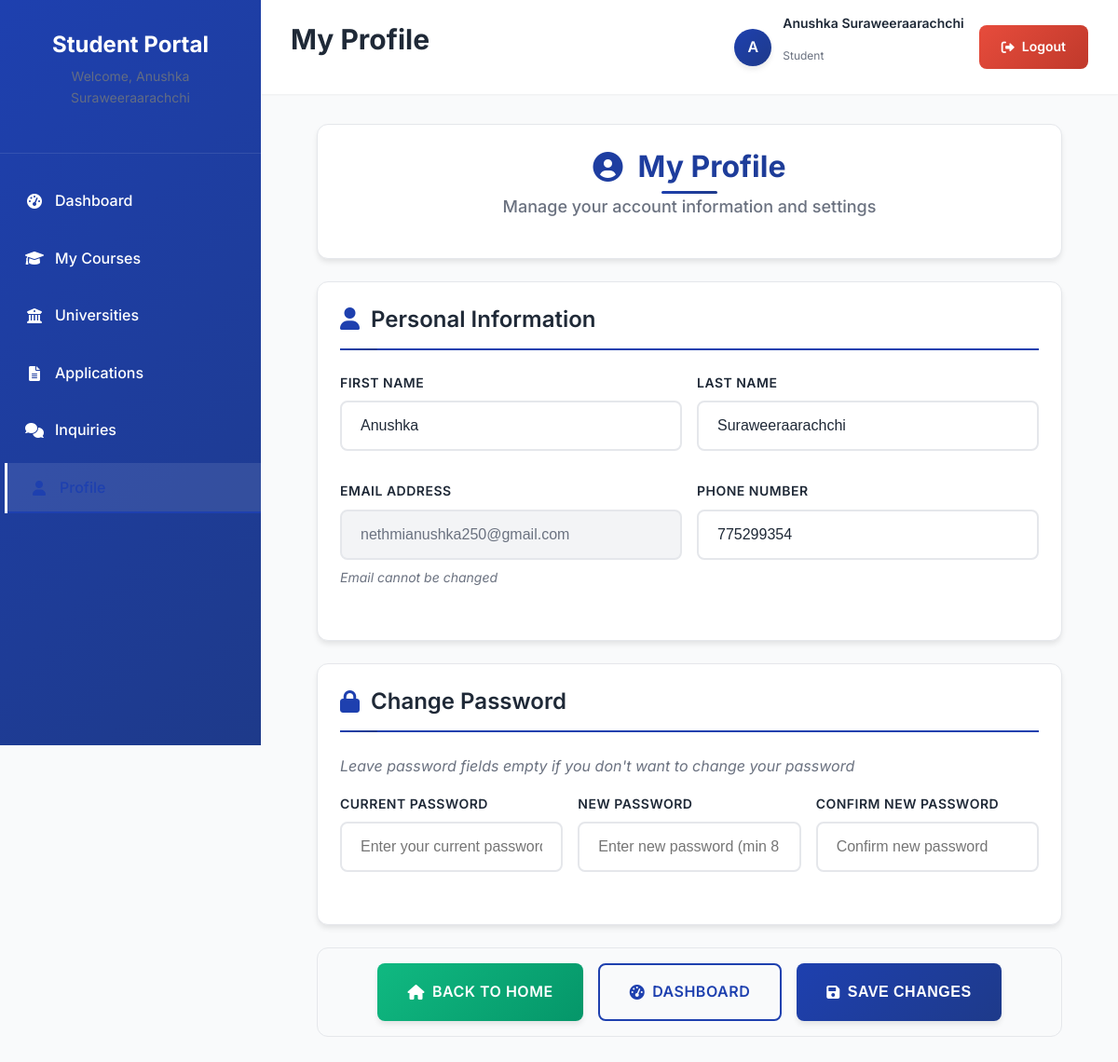
The page /profile.php (signed in) on the database its author committed.
### tables this page shows
CREATE TABLE `students` (
  `id` int(11) NOT NULL,
  `first_name` varchar(50) NOT NULL,
  `last_name` varchar(50) NOT NULL,
  `email` varchar(100) NOT NULL,
  `phone` varchar(20) NOT NULL,
  `password_hash` varchar(255) NOT NULL,
  `nic_passport` varchar(20) DEFAULT NULL,
  `address` text DEFAULT NULL,
  `account_status` enum('active','inactive','suspended') DEFAULT 'active',
  `created_at` timestamp NOT NULL DEFAULT current_timestamp(),
  `updated_at` timestamp NOT NULL DEFAULT current_timestamp() ON UPDATE current_timestamp()
);

### session_check.php (called while the page is built, shortened)
<?php
function isAdmin() {
    return isset($_SESSION['admin_id']);
}
function isStudent() {
    return isset($_SESSION['user_id']);
}
function getCurrentUser() {
    if (isAdmin()) {
        return [
            'type' => 'admin',
            'id' => $_SESSION['admin_id'],
            'email' => $_SESSION['admin_email'],
            'campus' => $_SESSION['campus']
        ];
    } elseif (isStudent()) {
        return [
            'type' => 'student',
            'id' => $_SESSION['user_id'],
            'name' => $_SESSION['user_name'] ?? 'Student',
            'email' => $_SESSION['user_email'] ?? 'No email set'
        ];
    }
    return null;
}
?>

### profile.php (the view, shortened to what this page needs)
<?php
require_once 'session_check.php';
$user = getCurrentUser();
$error = '';
try {
    $pdo = getDBConnection();
    $stmt = $pdo->prepare("SELECT first_name, last_name, email, phone FROM students WHERE id = ?");
    $stmt->execute([$user['id']]);
    $userData = $stmt->fetch();
} catch (Exception $e) {
    $error = "Database error: " . $e->getMessage();
}
?>
<!DOCTYPE html>
<html lang="en">
<head>
    <link rel="stylesheet" href="style.css">
    <link rel="stylesheet" href="https://cdnjs.cloudflare.com/ajax/libs/font-awesome/6.0.0-beta3/css/all.min.css">
</head>
<body>
    <div class="dashboard-container">
        <nav class="sidebar" id="sidebar">
            <div class="sidebar-header">
                <h2>Student Portal</h2>
                <p>Welcome, <?php echo htmlspecialchars($user['name'] ?? 'Student'); ?></p>
            </div>
            <div class="sidebar-nav">
                <div class="nav-item">
                    <a href="student-dashboard.php" class="nav-link">
                        <i class="fas fa-tachometer-alt"></i>
                        Dashboard
                    </a>
                </div>
                <div class="nav-item">
                    <a href="courses.php" class="nav-link">
                        <i class="fas fa-graduation-cap"></i>
                        My Courses
                    </a>
                </div>
                <div class="nav-item">
                    <a href="universities.php" class="nav-link">
                        <i class="fas fa-university"></i>
                        Universities
                    </a>
                </div>
                <div class="nav-item">
                    <a href="student-dashboard.php" class="nav-link" onclick="showApplications()">
                        <i class="fas fa-file-alt"></i>
                        Applications
                    </a>
                </div>
                <div class="nav-item">
                    <a href="student-dashboard.php" class="nav-link" onclick="showInquiries()">
                        <i class="fas fa-comments"></i>
                        Inquiries
                    </a>
                </div>
                <div class="nav-item">
                    <a href="profile.php" class="nav-link active">
                        <i class="fas fa-user"></i>
                    </a>
                </div>
            </div>
        </nav>
        <div class="main-content">
            <header class="top-bar">
                <div class="top-bar-left">
                    <h1>My Profile</h1>
                </div>
                <div class="top-bar-right">
                    <div class="student-info">
                        <div class="student-avatar">
                            <?php echo strtoupper(substr($user['name'] ?? 'S', 0, 1)); ?>
                        </div>
                        <div class="student-details">
                            <h4><?php echo htmlspecialchars($user['name'] ?? 'Student'); ?></h4>
                            <p>Student</p>
                        </div>
                    </div>
                    <a href="logout.php" class="logout-btn">
                        <i class="fas fa-sign-out-alt"></i>
                        Logout
                    </a>
                </div>
            </header>
            <main class="content-area">
            <div class="profile-header">
                    <h2><i class="fas fa-user-circle"></i> My Profile</h2>
                <p>Manage your account information and settings</p>
            </div>
                                 <?php if (!$error && $userData): ?>
                 <form method="POST" action="profile.php">
                                                              <div class="profile-section">
                            <h3><i class="fas fa-user"></i> Personal Information</h3>
                            <div class="form-row">
                                <div class="form-group">
                                    <label for="firstName">First Name</label>
                                    <input type="text" id="firstName" name="firstName" value="<?php echo htmlspecialchars($userData['first_name']); ?>" required>
                                </div>
                                <div class="form-group">
                                    <label for="lastName">Last Name</label>
                                    <input type="text" id="lastName" name="lastName" value="<?php echo htmlspecialchars($userData['last_name']); ?>" required>
                                </div>
                            </div>
                            <div class="form-row">
                                <div class="form-group">
                                    <label for="email">Email Address</label>
                                    <input type="email" id="email" value="<?php echo htmlspecialchars($userData['email']); ?>" readonly>
                                    <small>Email cannot be changed</small>
                                </div>
                                <div class="form-group">
                                    <label for="phone">Phone Number</label>
                                    <input type="tel" id="phone" name="phone" value="<?php echo htmlspecialchars($userData['phone']); ?>" required>
                                </div>
                            </div>
                        </div>
                                             <div class="profile-section">
                            <h3><i class="fas fa-lock"></i> Change Password</h3>
                            <p style="color: var(--text-secondary); margin-bottom: 1rem; font-style: italic;">Leave password fields empty if you don't want to change your password</p>
                            <div class="form-row-3">
                                <div class="form-group">
                                    <label for="currentPassword">Current Password</label>
                                    <input type="password" id="currentPassword" name="currentPassword" placeholder="Enter your current password">
                                </div>
                                <div class="form-group">
                                    <label for="newPassword">New Password</label>
                                    <input type="password" id="newPassword" name="newPassword" placeholder="Enter new password (min 8 characters)">
                                </div>
                                <div class="form-group">
                                    <label for="confirmPassword">Confirm New Password</label>
                                    <input type="password" id="confirmPassword" name="confirmPassword" placeholder="Confirm new password">
                                </div>
                            </div>
                        </div>
                     <div class="btn-group">
                         <a href="index.php" class="btn btn-secondary">
                             <i class="fas fa-home"></i> Back to Home
                         </a>
                         <a href="student-dashboard.php" class="btn btn-outline">
                             <i class="fas fa-tachometer-alt"></i> Dashboard
                         </a>
                         <button type="submit" class="btn btn-primary">
                             <i class="fas fa-save"></i> Save Changes
                         </button>
                     </div>
                 </form>
                 <?php endif; ?>
            </main>
                     </div>
    </div>
</body>
</html>

### style.css (style rules this page uses)
* { margin: 0; padding: 0; box-sizing: border-box; }
:root { --primary-color: #2563eb; --primary-dark: #1d4ed8; --primary-light: #dbeafe; --secondary-color: #10b981; --secondary-dark: #059669; --accent-color: #f59e0b; --text-primary: #1f2937; --text-secondary: #6b7280; --text-light: #9ca3af; --bg-primary: #ffffff; --bg-secondary: #f9fafb; --bg-tertiary: #f3f4f6; --border-color: #e5e7eb; --shadow-sm: 0 1px 2px 0 rgba(0, 0, 0, 0.05); --shadow-md: 0 4px 6px -1px rgba(0, 0, 0, 0.1); --shadow-lg: 0 10px 15px -3px rgba(0, 0, 0, 0.1); --shadow-xl: 0 20px 25px -5px rgba(0, 0, 0, 0.1); --border-radius: 8px; --border-radius-lg: 12px; --transition: all 0.3s ease; --gradient-primary: linear-gradient(135deg, #2563eb, #1d4ed8); --gradient-secondary: linear-gradient(135deg, #10b981, #059669); --gradient-hero: linear-gradient(135deg, rgba(37, 99, 235, 0.95), rgba(16, 185, 129, 0.9)); --gradient-subtle: linear-gradient(135deg, #f8fafc, #f1f5f9); }
body { font-family: 'Inter', -apple-system, BlinkMacSystemFont, 'Segoe UI', Roboto, sans-serif; line-height: 1.6; color: var(--text-primary); background-color: var(--bg-primary); scroll-behavior: smooth; }
h1, h2, h3, h4, h5, h6 { font-weight: 600; line-height: 1.3; margin-bottom: 1rem; }
h1 { font-size: 3rem; }
h2 { font-size: 2.25rem; }
h3 { font-size: 1.5rem; }
h4 { font-size: 1.25rem; }
p { margin-bottom: 1rem; color: var(--text-secondary); }
a { text-decoration: none; color: inherit; transition: var(--transition); }
.btn { display: inline-flex; align-items: center; justify-content: center; padding: 12px 24px; border-radius: var(--border-radius); font-weight: 500; font-size: 0.875rem; text-decoration: none; border: none; cursor: pointer; transition: var(--transition); gap: 8px; }
.btn-primary { background-color: var(--primary-color); color: white; }
.btn-outline { background-color: transparent; color: var(--primary-color); border: 2px solid var(--primary-color); }
.nav-link { color: var(--text-secondary); font-weight: 500; padding: 0.5rem 0; position: relative; }
.nav-link:hover, .nav-link.active { color: var(--primary-color); }
.nav-link.active::after { content: ''; position: absolute; bottom: 0; left: 0; width: 100%; height: 2px; background-color: var(--primary-color); }

### rows shown on the page
students: firstName "Anushka", lastName "Suraweeraarachchi", email "nethmianushka250@gmail.com", phone "775299354"

### other values the page prints
$user['name'] "Anushka Suraweeraarachchi"
substr($user['name'] ?? 'S', 0, 1) "A"
